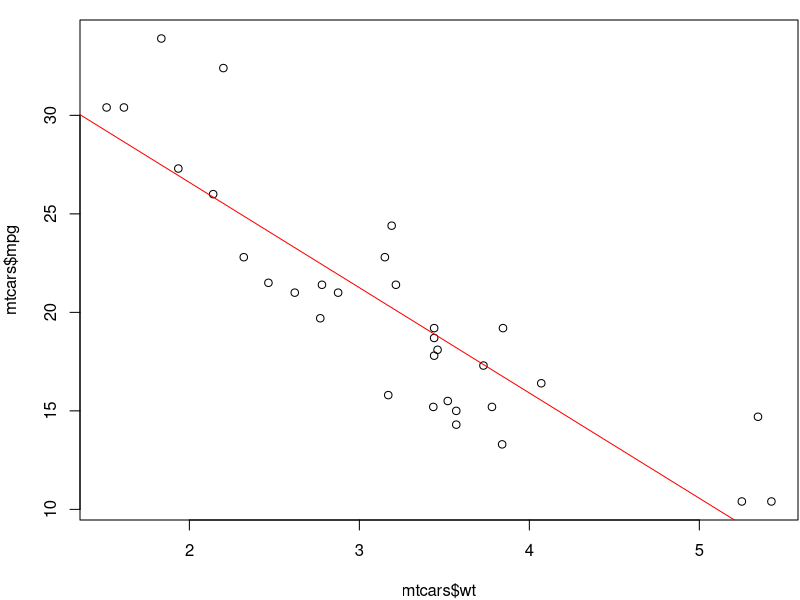

The R script that drew this image:

# regression
fit <- lm(mpg ~ wt, data = mtcars)
summary(fit)

# plot regression in base R
par(mar = c(4, 4, 1, .1))
plot(mtcars$wt, mtcars$mpg)
abline(fit, col = "red")




